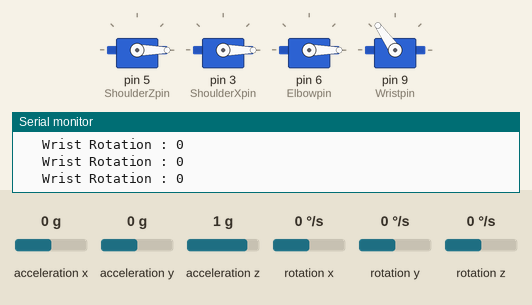
Simulated run of this sketch. Board: Arduino Uno, built with avr-gcc and run on an emulated ATmega328P. On the bench: 4 × servo, the last lines printed to the serial monitor. Wiring (inferred from the names in the program): MPU-6050 motion sensor at I2C address 0x68; MPU-6050 motion sensor at I2C address 0x69. The test bench sets the inputs (shaded band); at power-on: acceleration y 0 g, rotation x 0 °/s, rotation z 0 °/s, acceleration z 1 g, acceleration x 0 g, rotation y 0 °/s.

Above: at 16.4 s.
16.5 s: acceleration y set to -1.4 g
At 19.02 s:
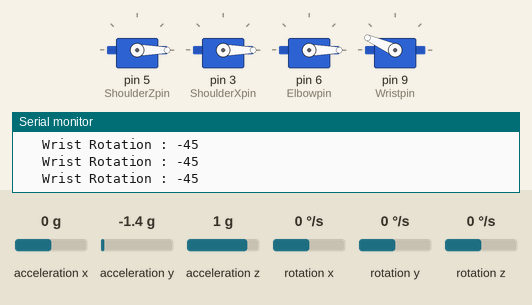
19.5 s: rotation x set to 192 °/s
At 20.17 s:
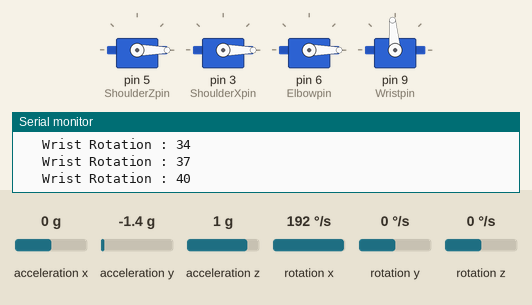
22.5 s: rotation z set to 12 °/s
At 22.66 s:
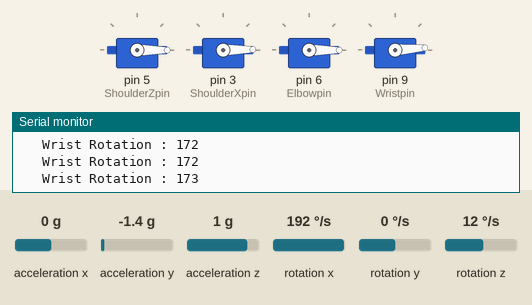
25.5 s: rotation x set to 4 °/s
At 25.71 s:
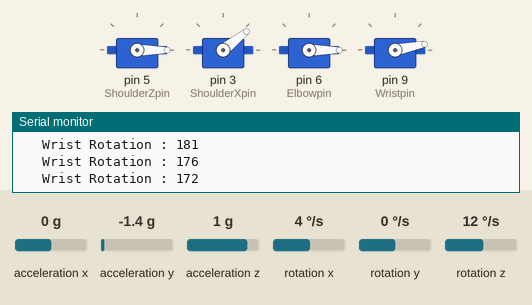
28.5 s: rotation z set to -100 °/s
31.5 s: acceleration z set to -0.8 g
Timing chart, 0 to 35.5 s (numbered marks = the images above; inputs shaded):
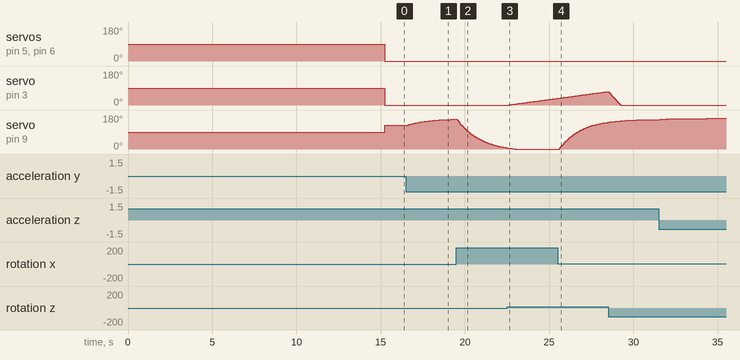

The sketch:

Hardcode.ino
```cpp
#define MPU6050_ADDR         0x68
#define MPU6050_ADDR2        0x69 //Added to receive input from second Gyroscope
#define MPU6050_SMPLRT_DIV   0x19
#define MPU6050_CONFIG       0x1a
#define MPU6050_GYRO_CONFIG  0x1b
#define MPU6050_ACCEL_CONFIG 0x1c
#define MPU6050_WHO_AM_I     0x75
#define MPU6050_PWR_MGMT_1   0x6b
#define MPU6050_TEMP_H       0x41
#define MPU6050_TEMP_L       0x42

#include "Arduino.h"
#include "Wire.h"
#include "Servo.h"


class MPU6050{
  public:

  MPU6050(TwoWire &w);
  MPU6050(TwoWire &w, float aC, float gC);

  void begin(unsigned char address);

  void setGyroOffsets(float x, float y, float z);

  void writeMPU6050(byte reg, byte data, char address);
  byte readMPU6050(byte reg, char address);

  int16_t getRawAccX(){ return rawAccX; };
  int16_t getRawAccY(){ return rawAccY; };
  int16_t getRawAccZ(){ return rawAccZ; };

  int16_t getRawTemp(){ return rawTemp; };

  int16_t getRawGyroX(){ return rawGyroX; };
  int16_t getRawGyroY(){ return rawGyroY; };
  int16_t getRawGyroZ(){ return rawGyroZ; };

  float getTemp(){ return temp; };

  float getAccX(){ return accX; };
  float getAccY(){ return accY; };
  float getAccZ(){ return accZ; };

  float getGyroX(){ return gyroX; };
  float getGyroY(){ return gyroY; };
  float getGyroZ(){ return gyroZ; };

  void calcGyroOffsets(char address, bool console = false, uint16_t delayBefore = 1000, uint16_t delayAfter = 3000);

  float getGyroXoffset(){ return gyroXoffset; };
  float getGyroYoffset(){ return gyroYoffset; };
  float getGyroZoffset(){ return gyroZoffset; };

  void update(unsigned char address);

  float getAccAngleX(){ return angleAccX; };
  float getAccAngleY(){ return angleAccY; };

  float getGyroAngleX(){ return angleGyroX; };
  float getGyroAngleY(){ return angleGyroY; };
  float getGyroAngleZ(){ return angleGyroZ; };

  float getAngleX(){ return angleX; };
  float getAngleY(){ return angleY; };
  float getAngleZ(){ return angleZ; };

  private:

  TwoWire *wire;

  int16_t rawAccX, rawAccY, rawAccZ, rawTemp,
  rawGyroX, rawGyroY, rawGyroZ;

  float gyroXoffset, gyroYoffset, gyroZoffset;

  float temp, accX, accY, accZ, gyroX, gyroY, gyroZ;

  float angleGyroX, angleGyroY, angleGyroZ,
  angleAccX, angleAccY, angleAccZ;

  float angleX, angleY, angleZ;

  float interval;
  long preInterval;

  float accCoef, gyroCoef;
};


MPU6050::MPU6050(TwoWire &w){
  wire = &w;
  accCoef = 0.02f;
  gyroCoef = 0.98f;
}

MPU6050::MPU6050(TwoWire &w, float aC, float gC){
  wire = &w;
  accCoef = aC;
  gyroCoef = gC;
}

void MPU6050::begin(unsigned char address){
  writeMPU6050(MPU6050_SMPLRT_DIV, 0x00, address);
  writeMPU6050(MPU6050_CONFIG, 0x00,address);
  writeMPU6050(MPU6050_GYRO_CONFIG, 0x08,address);
  writeMPU6050(MPU6050_ACCEL_CONFIG, 0x00,address);
  writeMPU6050(MPU6050_PWR_MGMT_1, 0x01,address);
  this->update(address);
  angleGyroX = 0;
  angleGyroY = 0;
  angleX = this->getAccAngleX();
  angleY = this->getAccAngleY();
  preInterval = millis();
}

void MPU6050::writeMPU6050(byte reg, byte data, char address){
  wire->beginTransmission(address);
  wire->write(reg);
  wire->write(data);
  wire->endTransmission();
}

byte MPU6050::readMPU6050(byte reg, char address) {
  wire->beginTransmission(address);
  wire->write(reg);
  wire->endTransmission(true);
  wire->requestFrom(address, 1);
  byte data =  wire->read();
  return data;
}

void MPU6050::setGyroOffsets(float x, float y, float z){
  gyroXoffset = x;
  gyroYoffset = y;
  gyroZoffset = z;
}

void MPU6050::calcGyroOffsets(char address, bool console, uint16_t delayBefore, uint16_t delayAfter){
  float x = 0, y = 0, z = 0;
  int16_t rx, ry, rz;

  delay(delayBefore);
  if(console){
    Serial.println();
    Serial.println("========================================");
    Serial.println("Calculating gyro offsets");
    Serial.print("DO NOT MOVE MPU6050");
  }
  for(int i = 0; i < 3000; i++){
    if(console && i % 1000 == 0){
      Serial.print(".");
    }
    wire->beginTransmission(address);
    wire->write(0x43);
    wire->endTransmission(false);
    wire->requestFrom((int)address, 6);

    rx = wire->read() << 8 | wire->read();
    ry = wire->read() << 8 | wire->read();
    rz = wire->read() << 8 | wire->read();

    x += ((float)rx) / 65.5;
    y += ((float)ry) / 65.5;
    z += ((float)rz) / 65.5;
  }
  gyroXoffset = x / 3000;
  gyroYoffset = y / 3000;
  gyroZoffset = z / 3000;

  if(console){
    Serial.println();
    Serial.println("Done!");
    Serial.print("X : ");Serial.println(gyroXoffset);
    Serial.print("Y : ");Serial.println(gyroYoffset);
    Serial.print("Z : ");Serial.println(gyroZoffset);
    Serial.println("Program will start after 3 seconds");
    Serial.print("========================================");
    delay(delayAfter);
  }
}

void MPU6050::update(unsigned char address){
  wire->beginTransmission(address);
  wire->write(0x3B);
  wire->endTransmission(false);
  wire->requestFrom((int)address, 14);

  rawAccX = wire->read() << 8 | wire->read();
  rawAccY = wire->read() << 8 | wire->read();
  rawAccZ = wire->read() << 8 | wire->read();
  rawTemp = wire->read() << 8 | wire->read();
  rawGyroX = wire->read() << 8 | wire->read();
  rawGyroY = wire->read() << 8 | wire->read();
  rawGyroZ = wire->read() << 8 | wire->read();

  temp = (rawTemp + 12412.0) / 340.0;

  accX = ((float)rawAccX) / 16384.0;
  accY = ((float)rawAccY) / 16384.0;
  accZ = ((float)rawAccZ) / 16384.0;

  angleAccX = atan2(accY, sqrt(accZ * accZ + accX * accX)) * 360 / 2.0 / PI;
  angleAccY = atan2(accX, sqrt(accZ * accZ + accY * accY)) * 360 / -2.0 / PI;

  gyroX = ((float)rawGyroX) / 65.5;
  gyroY = ((float)rawGyroY) / 65.5;
  gyroZ = ((float)rawGyroZ) / 65.5;

  gyroX -= gyroXoffset;
  gyroY -= gyroYoffset;
  gyroZ -= gyroZoffset;

  interval = (millis() - preInterval) * 0.001;

  angleGyroX += gyroX * interval;
  angleGyroY += gyroY * interval;
  angleGyroZ += gyroZ * interval;

  angleX = (gyroCoef * (angleX + gyroX * interval)) + (accCoef * angleAccX);
  angleY = (gyroCoef * (angleY + gyroY * interval)) + (accCoef * angleAccY);
  angleZ = angleGyroZ;

  preInterval = millis();

}

//-----------------------------------------------
//Servo Initializations
//-----------------------------------------------
Servo ShoulderZ;
Servo ShoulderX;
Servo Elbow;
Servo Wrist;

//-----------------------------------------------
//Gyro Init

MPU6050 mpu6050(Wire);
MPU6050 mpu6051(Wire);
// -------------Raw values from Gyroscope------
//Wrist Gyro
double angleX1 = 0; //Directly controls wrist rotation
double angleY1 = 0; //Elbow flexion comparator 1 + angle rotation --> ++angle of elbow(Needs to MULTIPLY and MAP values for correct angle rotations)... Map comparators from 0 to 1 for proportional control
double angleZ1 = 0; //

double angleX2 = 0;
double angleY2 = 0;
double angleZ2 = 0;
//--------------PINOUT for Servos---------------
int ShoulderXpin = 3;
int ShoulderZpin = 5;
int Elbowpin = 6;
int Wristpin = 9;

//-------------- Flexion angles-----------------
int ShoulderZrot= 0;
int ShoulderXrot = 0;
int Elbowrot = 0;
int Wristrot = 0;

void setup() {
  //Attaching Servos
  // CONNECT ONLY TO PWM pins (~#)
  //~3 and ~5 available
  ShoulderZ.attach(ShoulderZpin);
  ShoulderX.attach(ShoulderXpin);
  Elbow.attach(Elbowpin);
  Wrist.attach(Wristpin);


  Serial.begin(9600);
  Wire.begin();
  mpu6050.begin('h');
  mpu6051.begin('i');
  mpu6050.calcGyroOffsets(MPU6050_ADDR,true);
  mpu6051.calcGyroOffsets(MPU6050_ADDR2,true);

  Serial.print("Initializing");
  delay(100);
  Serial.print(" . ");
  delay(100);
    Serial.print(" . ");
  delay(100);
    Serial.print(" . ");
  delay(100);
    Serial.print(" . ");
  delay(100);
}
int wristRotation = 0;
int thetaShoulderRot = 0;
int phiShoulderRot = 0;
int elbowRotation = 0;
void loop() {
  //Finger Flexion Direct Control
  //-----------------------------------------------------------------------------------------------
  //indexFlex = analogRead(indexfPin);
  //indexFlex = map(indexFlex, 0, 1023,0,180); //Calibrate to map(finger, 0,1023, XXX,XXX) to get right rotation direction
  //index.write(indexFlex);

  //middleFlex = analogRead(middlefPin);
  //middleFlex = map(middleFlex, 0, 1023,0,180); //Calibrate to map(finger, 0,1023, XXX,XXX
  //middle.write(middleFlex);

  //RnPFlex = analogRead(RnPfPin);
  //RnPFlex = map(RnPFlex, 0, 1023,0,180);//Calibrate to map(finger, 0,1023, XXX,XXX
  //RnP.write(RnPFlex);

  //thumbFlex = analogRead(thumbPin);
  //thumbFlex = map(thumbFlex, 0, 1023,0,180);//Calibrate to map(finger, 0,1023, XXX,XXX
  //Thumb.write(thumbFlex);
  //-----------------------------------------------------------------------------------------------
  //Gyroscope Data
  //-----------------------------------------------------------------------------------------------
  mpu6050.update('h');//Wrist
  mpu6051.update('i');//Shoulder
  angleX1 = mpu6050.getAngleX(); //angle_1= Figure out the variable type
  angleY1 = mpu6050.getAngleY();
  angleZ1 = mpu6050.getAngleZ();
  angleX2 = mpu6051.getAngleX();
  angleY2 = mpu6051.getAngleY();
  angleZ2 = mpu6051.getAngleZ();
  //-----------------------------------------------------------------------------------------------
//For debugging
  //Serial.print("angleX : "); Serial.print(mpu6050.getAngleX()); Serial.print("\tangleY : "); Serial.print(mpu6050.getAngleY()); Serial.print("\tangleZ : "); Serial.println(mpu6050.getAngleZ());
//-----------------------------------------------------------------------------------------------
  //Control process
//-----------------------------------------------------------------------------------------------
  //---------------Wrist Rotation-----------------------
  Wristrot = (int) angleX1; // Map values
  Serial.print("\t Wrist Rotation : ");
  Serial.print(Wristrot);
  Serial.print("\n");
  Wristrot = map(Wristrot, 180, -180, 0, 250);
  Wrist.write(Wristrot);


  //----------------Elbow-------------------------------
  elbowRotation = (int) (angleY1 - angleZ2); //Map values
  //Serial.print("\t Elbow : ");
  //Serial.print(elbowRotation);
  Serial.print("\n");
  Elbow.write(Elbowrot);

  //----------------Shoulder----------------------------
  ShoulderZrot = (int)(angleY2);// Map values
  //Serial.print("\t ShoulderZ Rotation: ");
  //Serial.print(ShoulderZrot);
  Serial.print("\n");
  ShoulderZ.write(ShoulderZrot);

  ShoulderXrot = (int)(angleZ2);
  //Serial.print("\t ShoulderX Rotation: ");
  //Serial.print(ShoulderXrot);
  Serial.print("\n");
  ShoulderX.write(ShoulderXrot);

//For debugging
  //Serial.print("angleX : "); Serial.print(mpu6051.getAngleX()); Serial.print("\tangleY : "); Serial.print(mpu6051.getAngleY()); Serial.print("\tangleZ : "); Serial.println(mpu6051.getAngleZ()); Serial.print("\n");Serial.print("\n");

  //-----------------------------------------------------------------------------------------------
}
```

Measured:
- after the input at 16.5 s, servo on pin 9 (Wristpin): moves from 125° to 158° over 2.8 s, starting after 0.05 s
- after the input at 22.5 s, servo on pin 3 (ShoulderXpin): moves from 0° to 35° over 2.8 s, starting after 0.11 s
- after the input at 25.5 s, servo on pin 9 (Wristpin): moves from 0° to 141° over 2.9 s, starting after 0.11 s
